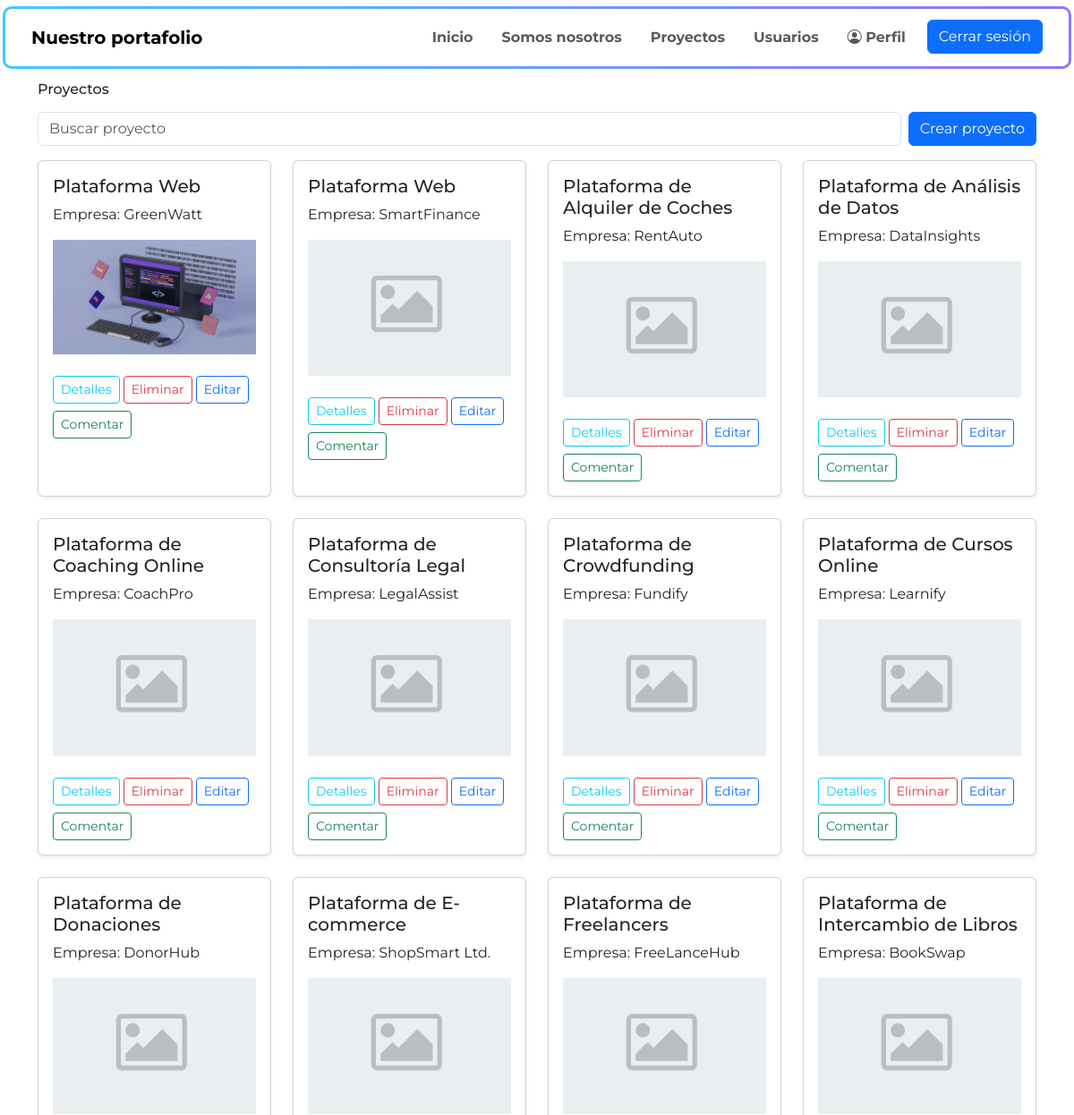
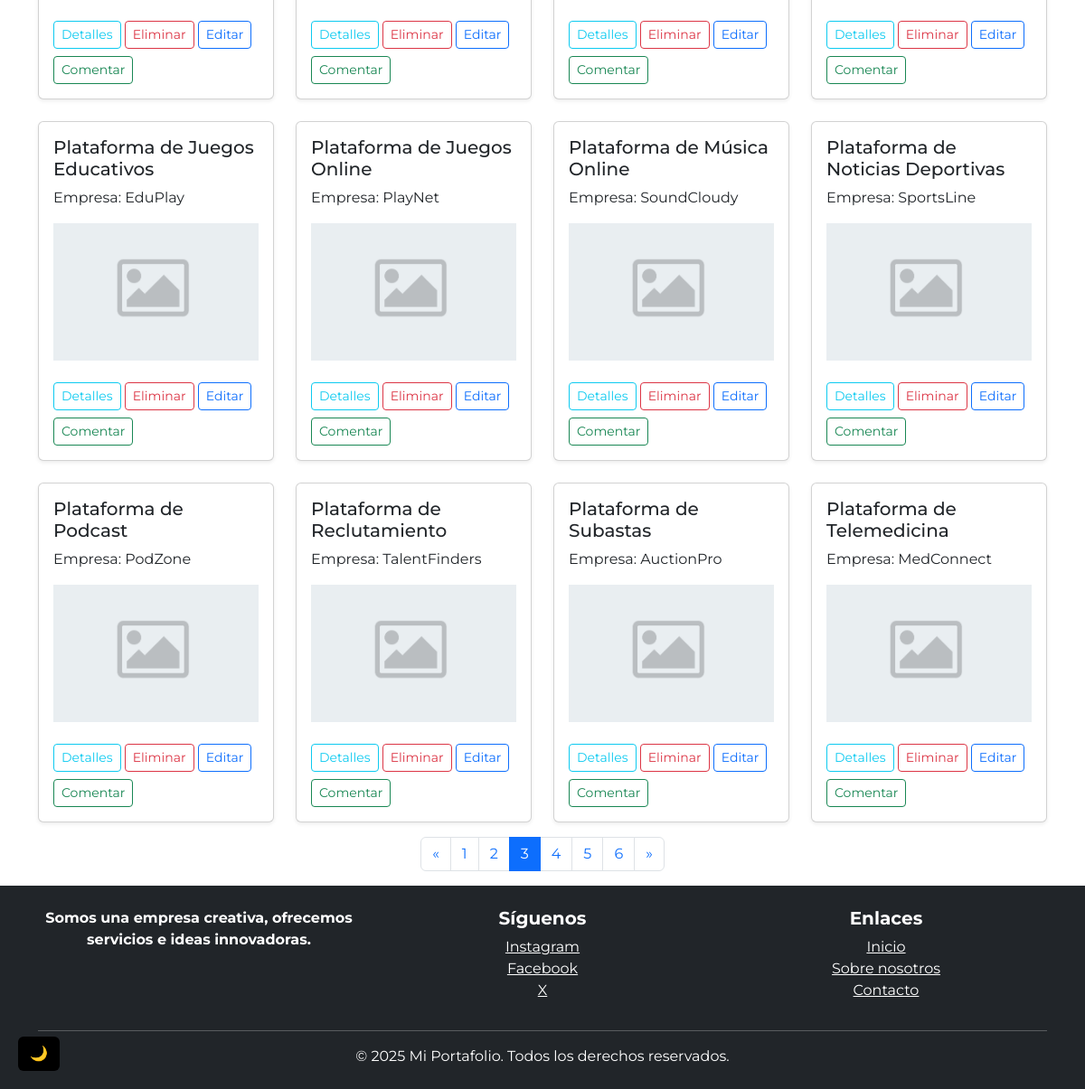
/view-project/?q=&page=3 (signed in), run on the app's committed database (2 pictures, top to bottom).
### portafolio/models.py (models this page shows, shortened)
class Project(models.Model):
    nombre = models.CharField(max_length=100)
    empresa = models.CharField(max_length=100)
    imagen = models.ImageField(upload_to='img/', null=True, blank=True)

### portafolio/views.py (the view)
# urls.py: path('view-project/', views.view_project, name='view_project'),
@login_required
@permission_required('portafolio.view_project')
@require_http_methods(["GET"])
def view_project(request):
    query = request.GET.get('q', '')
    projects = Project.objects.all().order_by('nombre')
    if query:
        projects = projects.filter(nombre__icontains=query)
    paginator = Paginator(projects, 20)
    page_number = request.GET.get('page')
    page_obj = paginator.get_page(page_number)
    return render(request, 'proyectos.html', {'page_obj': page_obj, 'query': query})

### portafolio/templates/proyectos.html (shortened to what this page needs)
    {% extends 'base.html' %}
    {% block content %}
    <div class="container mb-3" style="margin-top: 90px;">
      <h1>Proyectos</h1>
        <form id="searchForm" method="get" action="{% url 'view_project' %}">
        <div class="mb-3 mt-3 d-flex align-items-stretch gap-2" style="max-width: 100%;">
            <input type="text" name="q" id="searchInput" class="form-control" placeholder="Buscar proyecto" value="{{ query }}" autocomplete="off"aria-label="Buscar proyecto"aria-describedby="btnCrearProyecto">
            {% if perms.portafolio.add_project %}
            <button class="btn btn-primary w-auto" type="button" id="btnCrearProyecto" data-bs-toggle="modal" data-bs-target="#miModal" style="white-space: nowrap; flex-shrink: 0;">
                Crear proyecto
            </button>
            {% endif %}
        </div>
        </form>
        <div id="proyectosContainer" class="row row-cols-1 row-cols-sm-2 row-cols-md-4 g-4 ">
            {% for project in page_obj %}
                <div class="col">
                    <div class="card h-100 shadow-sm">
                        <div class="card-body">
                            <h5 class="card-title">{{ project.nombre }}</h5>
                            <p class="card-text">Empresa: {{ project.empresa }}</p>
                            {% if project.imagen %}
                                <img src="{{ project.imagen.url }}" class="img-fluid mb-3" alt="Imagen del proyecto">
                            {% else %}
                                <img src="/static/img/default-project.jpg" class="img-fluid mb-3" alt="Imagen por defecto">
                            {% endif %}
                            <button type="button" class="btn btn-outline-info btn-sm mt-2" data-bs-toggle="modal" data-bs-target="#modalDetalles{{ project.id }}">
                                Detalles
                            </button>
                            {% if perms.portafolio.delete_project %}
                            <button class="eliminar-proyecto btn btn-outline-danger btn-sm mt-2" data-url="{% url 'delete_project' project.id %}">Eliminar</button>
                            {% endif %}
                            {% if perms.portafolio.change_project%}
                            <button class="editar-proyecto btn btn-outline-primary btn-sm mt-2"
                                    data-id="{{ project.id }}"
                                    data-nombre="{{ project.nombre }}"
                                    data-empresa="{{ project.empresa }}">
                                Editar
                            </button>
                            {%endif%}
                            {% if perms.portafolio.add_comment%}
                            <button class="comentar-proyecto btn btn-outline-success btn-sm mt-2"
                                    data-id="{{ project.id }}"
                                    data-nombre="{{ project.nombre }}"
                                    data-empresa="{{ project.empresa }}">
                                Comentar
                            </button>
                            {%endif%}
                        </div>
                    </div>
                </div>
                {%empty%}
                <p class="text-center">No hay proyectos</P>
            {% endfor %}
        </div>
        <nav aria-label="Page navigation proyectos">
            <ul class="pagination justify-content-center mt-3">
                {% if page_obj.has_previous %}
                    <li class="page-item">
                        <a class="page-link" href="?q={{ query }}&page={{ page_obj.previous_page_number }}" aria-label="Anterior">
                            <span aria-hidden="true">&laquo;</span>
                        </a>
                    </li>
                {% else %}
                    <li class="page-item disabled">
                        <a class="page-link" href="#" aria-label="Anterior" tabindex="-1" aria-disabled="true">
                            <span aria-hidden="true">&laquo;</span>
                        </a>
                    </li>
                {% endif %}
                {% for num in page_obj.paginator.page_range %}
                    {% if page_obj.number == num %}
                        <li class="page-item active" aria-current="page">
                            <a class="page-link" href="#">{{ num }}</a>
                        </li>
                    {% else %}
                        <li class="page-item">
                            <a class="page-link" href="?q={{ query }}&page={{ num }}">{{ num }}</a>
                        </li>
                    {% endif %}
                {% endfor %}
                {% if page_obj.has_next %}
                    <li class="page-item">
                        <a class="page-link" href="?q={{ query }}&page={{ page_obj.next_page_number }}" aria-label="Siguiente">
                            <span aria-hidden="true">&raquo;</span>
                        </a>
                    </li>
                {% else %}
                    <li class="page-item disabled">
                        <a class="page-link" href="#" aria-label="Siguiente" tabindex="-1" aria-disabled="true">
                            <span aria-hidden="true">&raquo;</span>
                        </a>
                    </li>
                {% endif %}
            </ul>
        </nav>
{% endblock %}

### portafolio/static/css/styles.css (style rules this page uses)
body { font-family: "Montserrat", serif; margin: 0; padding: 0; }
h1 { padding: 0; margin: 0; font-size: 16px; }
ul { margin: 0; padding: 0; }
.pagination { display: flex; justify-content: center; }

### data on the page
Project: nombre "Plataforma Web", empresa "GreenWatt", imagen (picture)
Project: nombre "Plataforma Web", empresa "SmartFinance"
Project: nombre "Plataforma de Alquiler de Coches", empresa "RentAuto"
Project: nombre "Plataforma de Análisis de Datos", empresa "DataInsights"
Project: nombre "Plataforma de Coaching Online", empresa "CoachPro"
Project: nombre "Plataforma de Consultoría Legal", empresa "LegalAssist"
Project: nombre "Plataforma de Crowdfunding", empresa "Fundify"
Project: nombre "Plataforma de Cursos Online", empresa "Learnify"
Project: nombre "Plataforma de Donaciones", empresa "DonorHub"
Project: nombre "Plataforma de E-commerce", empresa "ShopSmart Ltd."
Project: nombre "Plataforma de Freelancers", empresa "FreeLanceHub"
Project: nombre "Plataforma de Intercambio de Libros", empresa "BookSwap"
Project: nombre "Plataforma de Juegos Educativos", empresa "EduPlay"
Project: nombre "Plataforma de Juegos Online", empresa "PlayNet"
Project: nombre "Plataforma de Música Online", empresa "SoundCloudy"
Project: nombre "Plataforma de Noticias Deportivas", empresa "SportsLine"
Project: nombre "Plataforma de Podcast", empresa "PodZone"
Project: nombre "Plataforma de Reclutamiento", empresa "TalentFinders"
Project: nombre "Plataforma de Subastas", empresa "AuctionPro"
Project: nombre "Plataforma de Telemedicina", empresa "MedConnect"

### other printed values
{{ num }} "1" "2" "4" "5" "6"
{{ num }} "3"
